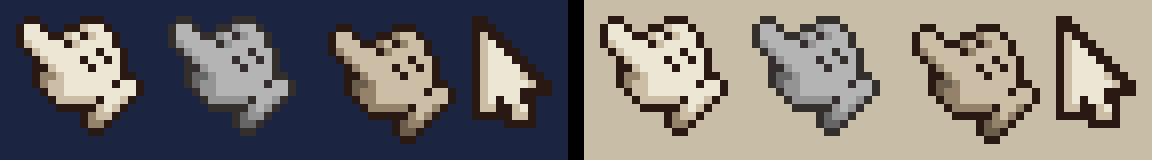
#> input picture eternauta/art/cursores/en_el_juego_x8.png, 1152 x 160 px, given in place of src_cursor.png, which was not available
$ python recolor.py en_el_juego_x8.png
#> lines starting #> are read from the running program, lines starting #| are printed output that depends on the picture
"""Cursores nuevos: el clasico (flecha) y la mano, del pack descargado
(src_*.png, pixel art a 10x), reducidos a 1x y recoloreados en marron.

Salida: cursor_<variante>.png y la hoja de muestra muestra_x6.png
"""
import os
from PIL import Image

HERE = os.path.dirname(os.path.abspath(__file__))
SCALE = 10

# blanco -> base, gris claro -> sombra, gris oscuro -> sombra profunda, negro -> contorno
VARIANTS = {
    'cuero': {(255, 255, 255): (234, 145, 48), (204, 204, 204): (200, 97, 28), (144, 144, 144): (143, 52, 18), (0, 0, 0): (49, 28, 28)},
    'madera': {(255, 255, 255): (176, 124, 70), (204, 204, 204): (138, 90, 52), (144, 144, 144): (94, 58, 36), (0, 0, 0): (42, 24, 18)},
    'crudo': {(255, 255, 255): (238, 230, 212), (204, 204, 204): (204, 190, 166), (144, 144, 144): (148, 130, 106), (0, 0, 0): (42, 24, 18)},
    'blanquito': {(255, 255, 255): (244, 240, 230), (204, 204, 204): (206, 198, 184), (144, 144, 144): (150, 138, 124), (0, 0, 0): (42, 24, 18)},
    'beige': {(255, 255, 255): (226, 210, 178), (204, 204, 204): (190, 170, 134), (144, 144, 144): (138, 116, 86), (0, 0, 0): (42, 24, 18)},
}


def load(name):
#> called with name = 'cursor'
    im = Image.open(os.path.join(HERE, f'src_{name}.png')).convert('RGBA')
#> im is the input picture: PIL image 1152x160 RGBA; mean R, G, B, A 121.4, 116.9, 114.5, 255
    return im.resize((im.width // SCALE, im.height // SCALE), Image.NEAREST)
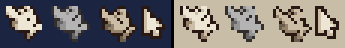
#> returned value: PIL image 115x16 RGBA (shown 3 times larger); mean R, G, B, A 121.7, 117.2, 114.7, 255


def recolor(im, pal):
    out = im.copy()
    px = out.load()
    for y in range(out.height):
        for x in range(out.width):
            r, g, b, a = px[x, y]
            if a:
                px[x, y] = pal[(r, g, b)] + (255,)
    return out


# variante elegida para el juego
GAME_VARIANT = 'crudo'


def press_far(pal):
    """Apretando: cada tono baja un escalon. Lejos: los mismos tonos en gris."""
    base, shad, deep, out = (pal[k] for k in ((255, 255, 255), (204, 204, 204),
                                               (144, 144, 144), (0, 0, 0)))
    darker = tuple(int(c * 0.72) for c in deep)
    press = {base: shad, shad: deep, deep: darker, out: out}
    gray = lambda c: (int(sum(c) / 3),) * 3
    far = {c: tuple(int(v * 0.8) for v in gray(c)) for c in (base, shad, deep)}
    far[out] = (52, 46, 44)
    return press, far


GAME_DIR = os.path.join(HERE, '..', 'sprites', 'cursor')


def to_game():
    """Escribe los 4 estados en art/sprites/cursor/ y ajusta los hotspots."""
    import json
    pal = VARIANTS[GAME_VARIANT]
    PRESS, FAR = press_far(pal)
    arrow = recolor(load('cursor'), pal)
    hand = recolor(load('pointer'), pal)
    press = Image.new('RGBA', (hand.width + 1, hand.height + 1), (0, 0, 0, 0))
    press.alpha_composite(recolor(hand, PRESS), (1, 1))     # se hunde 1 px
    hand_pad = Image.new('RGBA', press.size, (0, 0, 0, 0))
    hand_pad.alpha_composite(hand, (0, 0))
    far = Image.new('RGBA', press.size, (0, 0, 0, 0))
    far.alpha_composite(recolor(hand, FAR), (0, 0))
    for n, im in (('arrow', arrow), ('hand', hand_pad), ('hand_press', press), ('hand_far', far)):
        im.save(os.path.join(GAME_DIR, n + '.png'))
    path = os.path.join(GAME_DIR, '_sheet.json')
    sheet = json.load(open(path))
    sheet['meta']['hotspots'] = {'arrow': [0, 0], 'hand': [1, 1],
                                 'hand_press': [2, 2], 'hand_far': [1, 1]}
    with open(path, 'w') as f:
        f.write(json.dumps(sheet, ensure_ascii=False, indent=1) + '\n')
    print(f'cursores {GAME_VARIANT} -> art/sprites/cursor/ (corré npm run sprites:pack)')


def build():
    rows = []
    for v, pal in VARIANTS.items():
        row = []
        for n in ('cursor', 'pointer'):
            im = recolor(load(n), pal)
            im.save(os.path.join(HERE, f'{n}_{v}.png'))
            row.append(im)
        rows.append(row)
    # muestra: cada variante sobre fondo oscuro y claro, a 6x
    k, pad = 6, 8
    cw = max(i.width for r in rows for i in r) * k + pad
    ch = max(i.height for r in rows for i in r) * k + pad
    bgs = [(27, 36, 64), (200, 190, 168)]
    sheet = Image.new('RGBA', (cw * 4 + pad, ch * len(rows) + pad), (17, 22, 42, 255))
    for j, row in enumerate(rows):
        for b, bg in enumerate(bgs):
            for i, im in enumerate(row):
                x, y = pad + (b * 2 + i) * cw, pad + j * ch
                sheet.paste(bg + (255,), (x, y, x + cw - pad, y + ch - pad))
                big = im.resize((im.width * k, im.height * k), Image.NEAREST)
                sheet.alpha_composite(big, (x + 4, y + 4))
    sheet.save(os.path.join(HERE, 'muestra_x6.png'))
    print('ok')


if __name__ == '__main__':
    import sys
#> (the run stopped early here; a loop or call above may not have finished)

$ run again, on eternauta/art/cursores/mano_ref_lamina.png
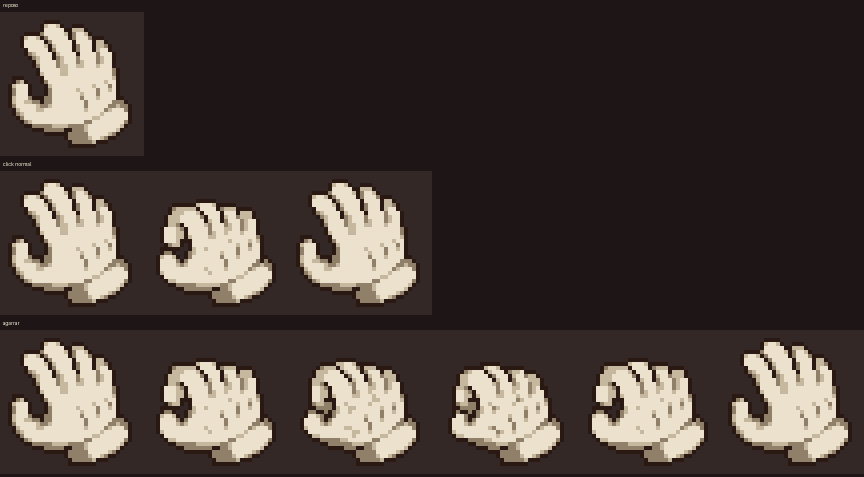
#> input picture eternauta/art/cursores/mano_ref_lamina.png, 1728 x 954 px, given in place of src_cursor.png, which was not available (shown at 1/2 size)
#> in load, im is the input picture: PIL image 1728x954 RGBA; mean R, G, B, A 73.5, 63.3, 58.1, 255
#> in load, `return im.resize((im.width // SCALE, im.height // SCALE), Image.NEAREST)`:
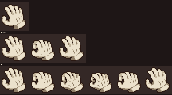
#> returned value: PIL image 172x95 RGBA; mean R, G, B, A 73.4, 63.2, 57.9, 255

$ run again, on eternauta/art/cursores/mano_senala_lamina.png
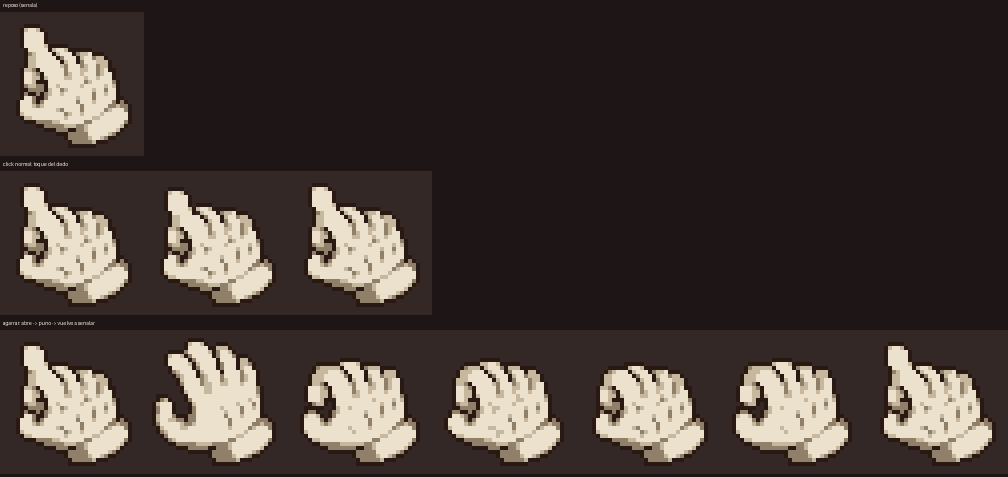
#> input picture eternauta/art/cursores/mano_senala_lamina.png, 2016 x 954 px, given in place of src_cursor.png, which was not available (shown at 1/2 size)
#> in load, im is the input picture: PIL image 2016x954 RGBA; mean R, G, B, A 69, 58.9, 54.2, 255
#> in load, `return im.resize((im.width // SCALE, im.height // SCALE), Image.NEAREST)`:
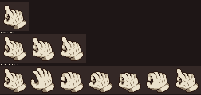
#> returned value: PIL image 201x95 RGBA; mean R, G, B, A 68.8, 58.7, 54, 255
